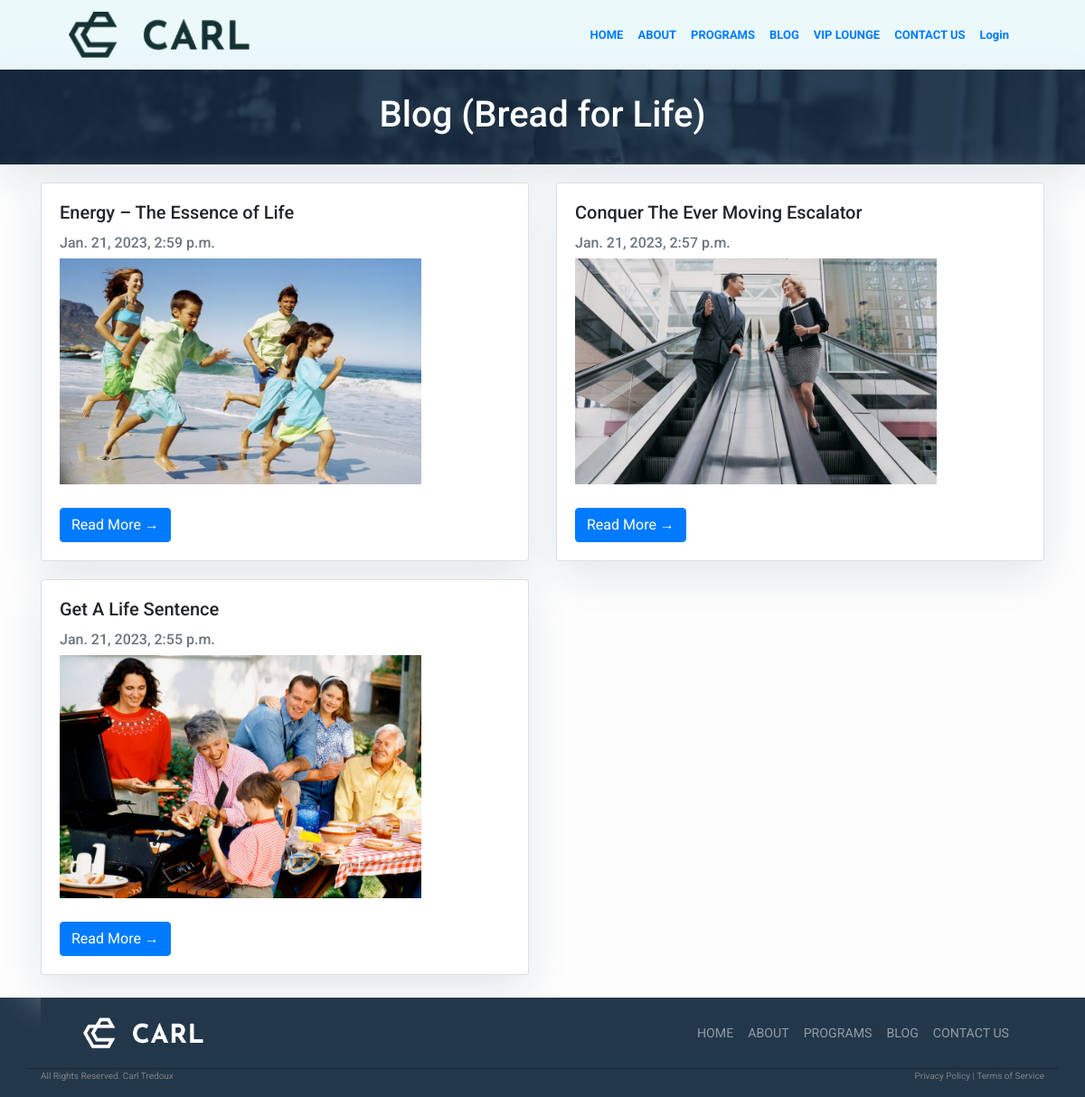
Page /blog on the committed database.
### blog/models.py (models this page shows, shortened)
class Post(models.Model):
    title = models.CharField(max_length=200, unique=True)
    slug = models.SlugField(max_length=200, unique=True)
    content = models.TextField()
    updated_on = models.DateTimeField(auto_now= True)
    created_on = models.DateTimeField(auto_now_add=True)
    status = models.IntegerField(choices=STATUS, default=0)
    class Meta:
        ordering = ['-created_on']
    def img_url(self):
        return static("images/{}.jpg".format(self.slug))

### blog/views.py (the view)
# urls.py: path('', views.PostList.as_view(), name='blog'),
class PostList(generic.ListView):
    queryset = Post.objects.filter(status=1).order_by('-created_on')
    template_name = 'blog.html'

### blog/templates/blog.html (shortened to what this page needs)
{% extends "base.html" %}
{% block content %}
{% load static %}
<head>
</head>
<header class="masthead">
    <div class="container">
        <div class="row">
            <div class=" col-md-8 col-md-10 mx-auto">
                <div class="site-heading" style="text-align: center">
                    <h1 class="site-heading my-3 mt-2 text-white">Blog (Bread for Life)</h1>
                </div>
            </div>
        </div>
    </div>
</header>
<div class="container">
    <div class="row">
            {% for post in post_list %}
            <div class="col-md-6" style="padding-top: 20px;">
                <div class="card mb-6">
                    <div class="card-body">
                        <h5 class="card-title">{{ post.title }}</h5>
                        <p class="card-text text-muted h6">{{ post.created_on}} </p>
                        <img src = "{{ post.img_url }}" alt=" {{ post.slug }} " width="400">
                        <br>
                        <br>
                        <a href="{% url 'blog:post_detail' post.slug  %}" class="btn btn-primary">Read More &rarr;</a>
                    </div>
                </div>
            </div>
            {% endfor %}
    </div>
</div>
<br>
{%endblock%}

### personal/templates/base.html (shortened to what this page needs)
{% load static %}
<!DOCTYPE html>
<html>
    <head>
        <link rel="stylesheet" href="https://maxcdn.bootstrapcdn.com/bootstrap/4.0.0/css/bootstrap.min.css"
 />
    </head>
    <body>
        <div id="headerSection" style="background-color: #EBF9FB;">
        <div class="container">
            <nav id="mainNav" class="navbar navbar-expand-lg navbar-ligth">
            <div class="container-fluid">
           <a class="navbar-brand" href="{% url 'personal:home' %}"><img src = "{% static 'images/carl-logo-black.png' %}" alt="Logo" width="200"></a>
                <div class="collapse navbar-collapse" id="navbarNav">
                    <ul class="navbar-nav ml-auto" style="font-size: small;">
                        <li class="nav-item">
                            <a class="nav-link font-weight-bold" href="{% url 'personal:home' %}">HOME</a>
                        </li>
                        <li class="nav-item">
                            <a class="nav-link font-weight-bold" href="{% url 'personal:about' %}">ABOUT</a>
                        </li>
                        <li class="nav-item">
                            <a class="nav-link font-weight-bold" href="{% url 'personal:programs' %}">PROGRAMS</a>
                        </li>
                        <li class="nav-item">
                            <a class="nav-link font-weight-bold" href="{% url 'blog:blog' %}">BLOG</a>
                        </li>
                        <li class="nav-item">
                            <a class="nav-link font-weight-bold" href="{% url 'personal:vips' %}">VIP LOUNGE</a>
                        </li>
                        <li class="nav-item">
                            <a class="nav-link font-weight-bold" href="{% url 'personal:contact' %}">CONTACT US</a>
                        </li>
                        {% if user.is_authenticated %}
                        <li class="nav-item">
                          <a class="nav-link font-weight-bold" href="{% url 'user_auth:logout' %}">Logout</a>
                        </li>
                        <li class="nav-item">
                          <a class="nav-link" href="#">Welcome, {{user.first_name}}</a>
                        </li>
                        {% else %}
                        <li class="nav-item">
                          <a class="nav-link font-weight-bold" href="{% url 'user_auth:login' %}">Login</a>
                        </li>
                        {% endif %}
                    </ul>
                </div>
            </div>
            </nav>
        </div>
        </div>
        {% block content %}{% endblock content %}
        <div id="footerSection" style="background-color: #23374A;">
            <div class="row"">
            <div class="container" style="border-bottom-style:solid; border-width: thin;">
                <nav class="navbar navbar-expand-lg navbar-dark" style="background-color: #23374A;">
                    <div class="container-fluid">
                      <img src="{% static 'images/carl-logo-white.png' %}" alt="Logo" width="150"></a>
                        <div class="collapse navbar-collapse" id="navbarNav">
                            <ul class="navbar-nav ml-auto" style="font-size: smaller;">
                                <li class="nav-item">
                                <a class="nav-link" href="./">HOME</a>
                                </li>
                                <li class="nav-item">
                                    <a class="nav-link" href="./about">ABOUT</a>
                                </li>
                                <li class="nav-item">
                                <a class="nav-link" href="./programs">PROGRAMS</a>
                                </li>
                                <li class="nav-item">
                                <a class="nav-link" href="./blog">BLOG</a>
                                </li>
                                <li class="nav-item">
                                <a class="nav-link" href="./contact">CONTACT US</a>
                                </li>
                            </ul>
                        </div>
                    </div>
                </nav>
            </div>
            </div>
            <div class="row">
                <div class="container">
                    <div class="row" style="color: grey;">
                        <div class="col-md-3" style="font-size: 10px;">
                            <p>All Rights Reserved. Carl Tredoux</p>
                        </div>
                        <div class="col-md-6"> </div>
                        <div class="col-md-3" style="font-size: 10px; text-align: right;">
                            <p>Privacy Policy | Terms of Service</p>
                        </div>
                    </div>
                </div>
            </div>
        </div>
    </body>
</html>

### personal/templates/base.html (style rules this page uses)
body { font-family: "Roboto", sans-serif; font-size: 17px; background-color: #fdfdfd; }
.masthead { background-image: url('/static/images/background.png'); height: auto; padding-bottom: 15px; box-shadow: 0 16px 48px #E3E7EB; padding-top: 10px; }

### blog/templates/blog.html (style rules this page uses)
.card { box-shadow: 0 16px 48px #E3E7EB; }

### rows in the picture
Post: title "Energy – The Essence of Life", created_on "Jan. 21, 2023, 2:59 p.m.", img_url (picture)
Post: title "Conquer The Ever Moving Escalator", created_on "Jan. 21, 2023, 2:57 p.m.", img_url (picture)
Post: title "Get A Life Sentence", created_on "Jan. 21, 2023, 2:55 p.m.", img_url (picture)
